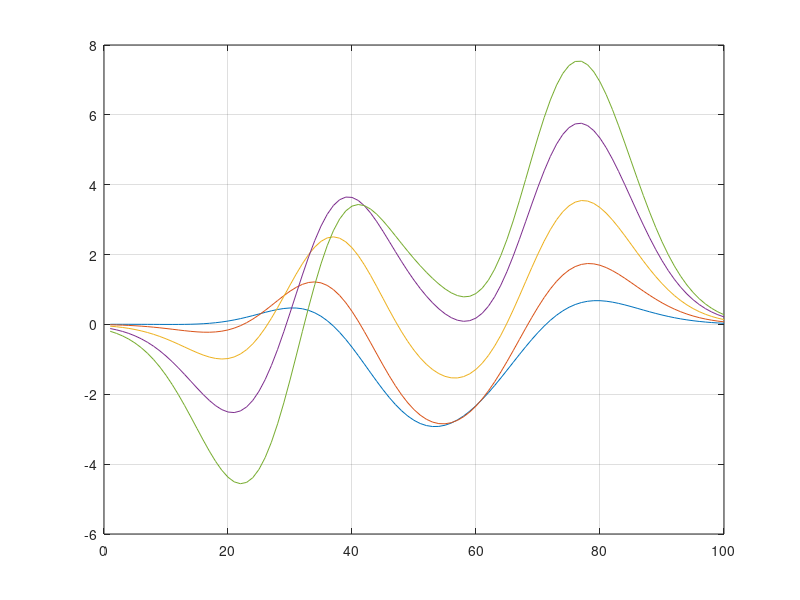

Recreate this plot in MATLAB. (Note: this script raises an error after producing the figure.)
%% Examples of clickableLegend
% This script demonstrates using the function clickableLegend to generate
% interactive legends that hide or highlight objects in the axes when clicked or when the
% corresponding legend item is clicked. 

% Copyright 2014 The MathWorks, Inc.

%% Simple clickableLegend
% This plot contains a number of lines with a unique legend entry for each
% line. clickableLegend enables you to toggle the visibility of lines
% (show/hide) by clicking on the text in the legend. It also enables you to
% identify which plot object corresponds to which legend entry by making
% each line more prominent in the axes and legend when it is clicked. 

clf
z = peaks(100);
plot(z(:,26:5:50))
grid on;
axis manual;
clickableLegend({'Line1','Line2','Line3','Line4','Line5'}, 'Location', 'NorthWest');
title('Click on legend text entries or lines to show or highlight')

%% Grouped legend
% Very often data is grouped by certain variable with common
% characteristics. clickableLegend enables you to only create one legend
% entry per group and manage toggling behavior by group. In this example,
% clicking on either the legend text or the graphics object will highlight
% the entire group of graphics objects. 

clf
f = plot([1:10;1:2:20]','x'); hold on;
g = plot(sin([1:10;1:2:20]'),'r-');
h = plot(11:20,rand(5,10)*5,'b:');
clickableLegend([f;g;h], {'Line1','Line2','Line3'},...
  'groups', [1 1 2 2 3 3 3 3 3]);

%% Initial displayed lines
% If you have a large number of lines being plotted, you can select a small
% subset to be visible when the legend is created

clf
z = cumsum(randn(100,20)*.1);
plot(z);
strs = strcat({'Path'},cellstr(int2str((1:size(z,2))')));
clickableLegend(strs, 'displayedLines', 1:3);

%% Legend plot options
% In some instances, one may wish to standardize the way the markers are
% drawn in the legend. By default the legend marker is taken from the first
% element within a group. 

rng default
z = cumsum(randn(20,8)*.1);
s = randn(20,8)*1.5+10;
col = hsv(8);
clf; 
h = zeros(20,8);
grp = zeros(size(h));
strs = cell(1,8);
for i = 1:size(h,1)
    for j = 1:size(h,2)
        h(i,j) = line(i, z(i,j), 'LineStyle', '-', 'Marker', 'o', 'MarkerFaceColor', col(j,:), 'MarkerSize', s(i,j));
        strs{j} = ['Group ' int2str(j)];
        grp(i,j) = j;
    end
end
clickableLegend(h(:), strs, 'groups', grp(:));
title('clickableLegend without plotOptions');

%%
% Note that the marker sizes are all different in the legend. Use
% clickableLegend with the plotOptions parameter to make those consistent
figure
rng default
z = cumsum(randn(20,8)*.1);
s = randn(20,8)*1.5+10;
col = hsv(8);
clf; 
h = zeros(20,8);
grp = zeros(size(h));
strs = cell(1,8);
for i = 1:size(h,1)
    for j = 1:size(h,2)
        h(i,j) = line(i, z(i,j), 'LineStyle', '-', 'Marker', 'o', 'MarkerFaceColor', col(j,:), 'MarkerSize', s(i,j));
        strs{j} = ['Group ' int2str(j)];
        grp(i,j) = j;
    end
end
clickableLegend(h(:), strs, 'groups', grp(:), 'plotOptions', {'MarkerSize', 8});
title('clickableLegend with plotOptions')


